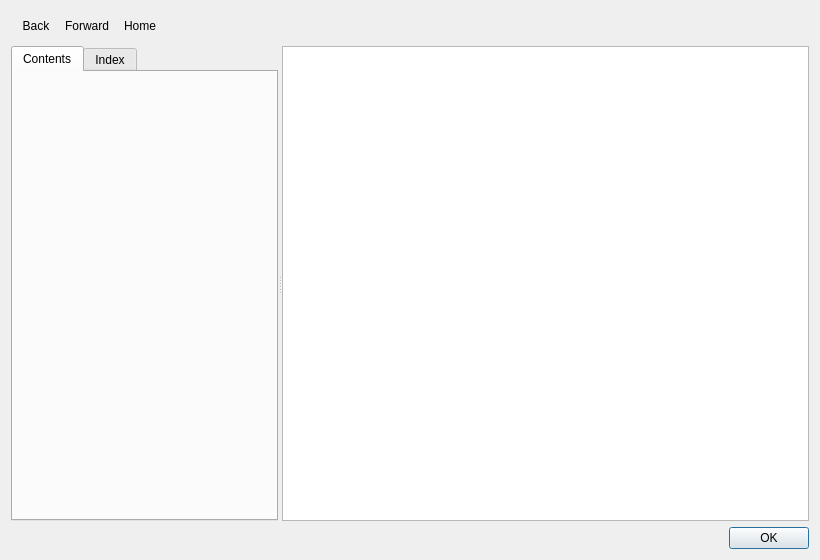
<?xml version="1.0" encoding="UTF-8"?>
<ui version="4.0">
 <class>HelpDialog</class>
 <widget class="QDialog" name="HelpDialog">
  <property name="geometry">
   <rect>
    <x>0</x>
    <y>0</y>
    <width>820</width>
    <height>560</height>
   </rect>
  </property>
  <property name="minimumSize">
   <size>
    <width>720</width>
    <height>480</height>
   </size>
  </property>
  <property name="windowTitle">
   <string>Help</string>
  </property>
  <layout class="QVBoxLayout" name="rootLayout">
   <item>
    <widget class="QToolBar" name="toolBar">
     <property name="movable">
      <bool>false</bool>
     </property>
     <addaction name="actionBack"/>
     <addaction name="actionForward"/>
     <addaction name="actionHome"/>
    </widget>
   </item>
   <item>
    <widget class="QSplitter" name="splitter">
     <property name="orientation">
      <enum>Qt::Horizontal</enum>
     </property>
     <widget class="QTabWidget" name="navTabs">
      <property name="minimumSize">
       <size>
        <width>220</width>
        <height>0</height>
       </size>
      </property>
      <widget class="QWidget" name="contentsPage">
       <attribute name="title">
        <string>Contents</string>
       </attribute>
       <layout class="QVBoxLayout" name="contentsLayout">
        <property name="leftMargin">
         <number>0</number>
        </property>
        <property name="topMargin">
         <number>0</number>
        </property>
        <property name="rightMargin">
         <number>0</number>
        </property>
        <property name="bottomMargin">
         <number>0</number>
        </property>
       </layout>
      </widget>
      <widget class="QWidget" name="indexPage">
       <attribute name="title">
        <string>Index</string>
       </attribute>
       <layout class="QVBoxLayout" name="indexLayout">
        <property name="leftMargin">
         <number>0</number>
        </property>
        <property name="topMargin">
         <number>0</number>
        </property>
        <property name="rightMargin">
         <number>0</number>
        </property>
        <property name="bottomMargin">
         <number>0</number>
        </property>
        <item>
         <widget class="QLineEdit" name="indexFilterEdit">
          <property name="placeholderText">
           <string>Filter topics</string>
          </property>
         </widget>
        </item>
        <item>
         <layout class="QVBoxLayout" name="indexWidgetLayout">
          <property name="leftMargin">
           <number>0</number>
          </property>
          <property name="topMargin">
           <number>0</number>
          </property>
          <property name="rightMargin">
           <number>0</number>
          </property>
          <property name="bottomMargin">
           <number>0</number>
          </property>
         </layout>
        </item>
       </layout>
      </widget>
     </widget>
     <widget class="HelpBrowser" name="helpBrowser">
      <property name="readOnly">
       <bool>true</bool>
      </property>
      <property name="openExternalLinks">
       <bool>false</bool>
      </property>
      <property name="openLinks">
       <bool>false</bool>
      </property>
     </widget>
    </widget>
   </item>
   <item>
    <widget class="QDialogButtonBox" name="buttonBox">
     <property name="orientation">
      <enum>Qt::Horizontal</enum>
     </property>
     <property name="standardButtons">
      <set>QDialogButtonBox::Ok</set>
     </property>
    </widget>
   </item>
  </layout>
  <action name="actionBack">
   <property name="text">
    <string>Back</string>
   </property>
  </action>
  <action name="actionForward">
   <property name="text">
    <string>Forward</string>
   </property>
  </action>
  <action name="actionHome">
   <property name="text">
    <string>Home</string>
   </property>
  </action>
 </widget>
 <customwidgets>
  <customwidget>
   <class>HelpBrowser</class>
   <extends>QTextBrowser</extends>
   <header>dialogs/help/HelpDialog.h</header>
  </customwidget>
 </customwidgets>
 <tabstops>
  <tabstop>toolBar</tabstop>
  <tabstop>navTabs</tabstop>
  <tabstop>indexFilterEdit</tabstop>
  <tabstop>helpBrowser</tabstop>
  <tabstop>buttonBox</tabstop>
 </tabstops>
 <resources/>
 <connections>
  <connection>
   <sender>buttonBox</sender>
   <signal>accepted()</signal>
   <receiver>HelpDialog</receiver>
   <slot>accept()</slot>
   <hints>
    <hint type="sourcelabel">
     <x>248</x>
     <y>525</y>
    </hint>
    <hint type="destinationlabel">
     <x>157</x>
     <y>274</y>
    </hint>
   </hints>
  </connection>
 </connections>
</ui>
